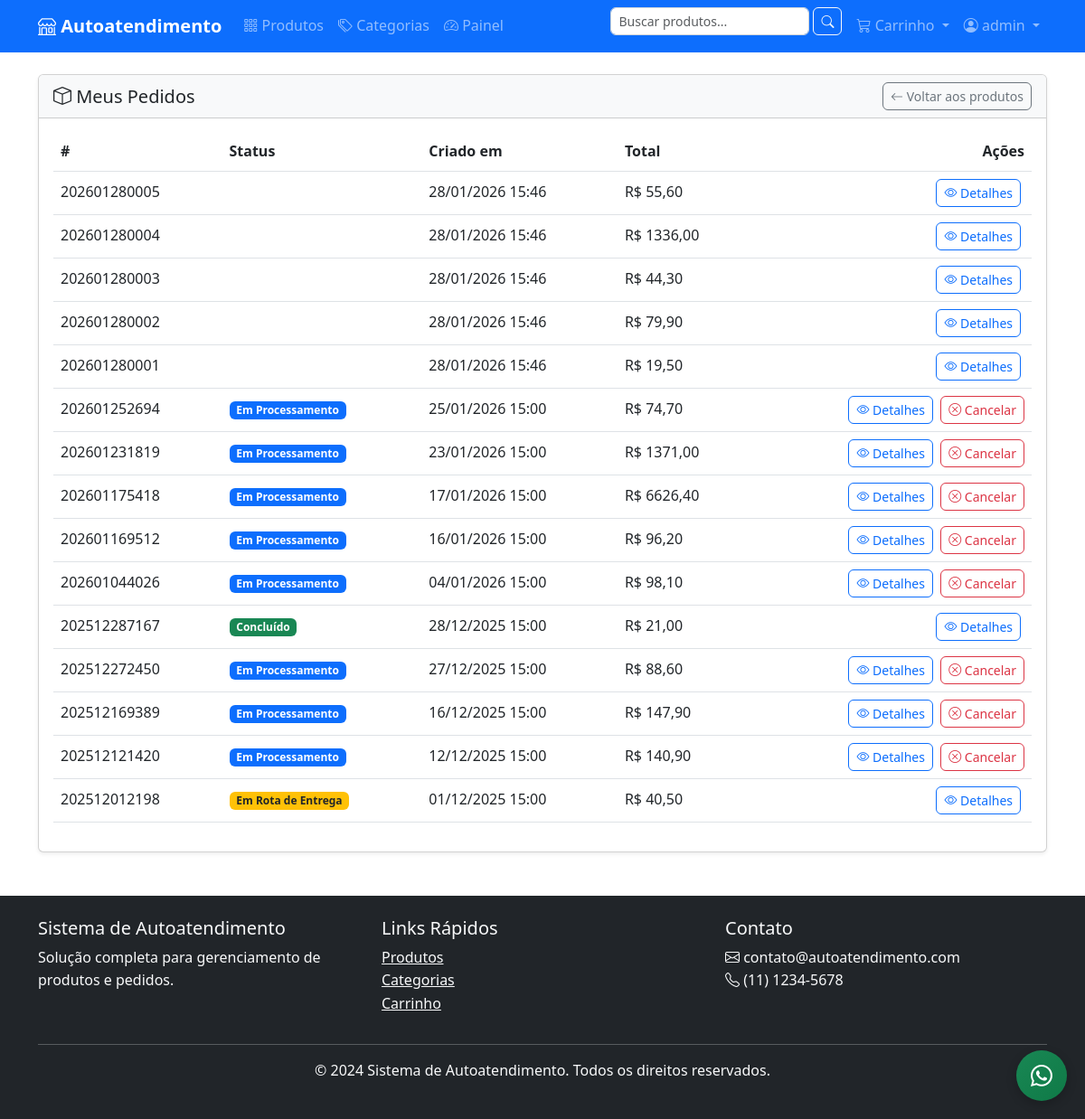
Page /orders/list/ (signed in) on the committed database.
### orders/models.py (models this page shows, shortened)
class Order(models.Model):
    STATUS_CHOICES = [
        ('processing', 'Em Processamento'),
        ('out_for_delivery', 'Em Rota de Entrega'),
        ('completed', 'Concluído'),
        ('cancelled', 'Cancelado'),
    ]
    id = models.UUIDField(primary_key=True, default=uuid.uuid4, editable=False)
    order_number = models.CharField('Número do Pedido', max_length=20, unique=True, db_index=True)
    user = models.ForeignKey(
        User,
        on_delete=models.SET_NULL,
        null=True,
        blank=True,
        verbose_name='Usuário'
    )
    session_key = models.CharField('Chave da Sessão', max_length=40, blank=True, db_index=True)
    customer_name = models.CharField('Nome do Cliente', max_length=100)
    customer_email = models.EmailField('Email do Cliente')
    customer_phone = models.CharField('Telefone do Cliente', max_length=20)
    status = models.CharField('Status', max_length=20, choices=STATUS_CHOICES, default='processing')
    subtotal = models.DecimalField('Subtotal', max_digits=10, decimal_places=2, default=0)
    shipping_cost = models.DecimalField('Frete', max_digits=10, decimal_places=2, default=0)
    total_amount = models.DecimalField('Total', max_digits=10, decimal_places=2, default=0)
    notes = models.TextField('Observações', blank=True)
    created_at = models.DateTimeField('Criado em', auto_now_add=True)
    updated_at = models.DateTimeField('Atualizado em', auto_now=True)
    class Meta:
        verbose_name = 'Pedido'
        verbose_name_plural = 'Pedidos'
        ordering = ['-created_at']
        indexes = [
            models.Index(fields=['order_number']),
            models.Index(fields=['status']),
            models.Index(fields=['created_at']),
            models.Index(fields=['customer_email']),
        ]
    def get_absolute_url(self):
        return reverse('orders:order_detail', kwargs={'order_number': self.order_number})
    @property
    def status_display(self):
        return dict(self.STATUS_CHOICES).get(self.status, self.status)
    def can_be_cancelled(self):
        return self.status == 'processing'

### orders/views.py (the view)
# urls.py: path('list/', views.OrderListView.as_view(), name='order_list'),
class OrderListView(TemplateView):
    template_name = 'orders/order_list.html'
    def get_context_data(self, **kwargs):
        context = super().get_context_data(**kwargs)
        if self.request.user.is_authenticated:
            orders = Order.objects.filter(user=self.request.user).order_by('-created_at')
        else:
            orders = Order.objects.filter(
                session_key=self.request.session.session_key
            ).order_by('-created_at')
        context['orders'] = orders.select_related('shipping_address').prefetch_related('items__product')
        return context

### cart/context_processors.py (called while the page is built)
def cart(request):
    session_key = request.session.session_key
    if not session_key:
        return {'cart': None, 'cart_total': 0, 'cart_amount': 0}
    try:
        cart = Cart.objects.get(session_key=session_key)
        return {
            'cart': cart,
            'cart_total': cart.total_items,
            'cart_amount': cart.total_amount
        }
    except Cart.DoesNotExist:
        return {'cart': None, 'cart_total': 0, 'cart_amount': 0}

### templates/orders/order_list.html (shortened to what this page needs)
{% extends "base.html" %}
{% load static %}
{% block content %}
<div class="card shadow-sm">
  <div class="card-header bg-light d-flex justify-content-between align-items-center">
    <h5 class="mb-0"><i class="bi bi-box"></i> Meus Pedidos</h5>
    <a href="{% url 'products:product_list' %}" class="btn btn-sm btn-outline-secondary">
      <i class="bi bi-arrow-left"></i> Voltar aos produtos
    </a>
  </div>
  <div class="card-body">
    {% if orders %}
    <div class="table-responsive">
      <table class="table table-hover align-middle">
        <thead>
          <tr>
            <th>#</th>
            <th>Status</th>
            <th>Criado em</th>
            <th>Total</th>
            <th class="text-end">Ações</th>
          </tr>
        </thead>
        <tbody>
          {% for order in orders %}
          <tr id="order-row-{{ order.order_number }}">
            <td>{{ order.order_number }}</td>
            <td>
              <span id="status-badge-{{ order.order_number }}" class="badge
                {% if order.status == 'processing' %}bg-primary{% elif order.status == 'out_for_delivery' %}bg-warning text-dark{% elif order.status == 'completed' %}bg-success{% elif order.status == 'cancelled' %}bg-danger{% endif %}">
                {{ order.status_display }}
              </span>
            </td>
            <td>{{ order.created_at|date:"d/m/Y H:i" }}</td>
            <td>R$ {{ order.total_amount|floatformat:2 }}</td>
            <td class="text-end">
              <a href="{{ order.get_absolute_url }}" class="btn btn-sm btn-outline-primary me-1">
                <i class="bi bi-eye"></i> Detalhes
              </a>
              {% if order.can_be_cancelled %}
              <button
                class="btn btn-sm btn-outline-danger cancel-order-btn"
                data-order-number="{{ order.order_number }}">
                <i class="bi bi-x-circle"></i> Cancelar
              </button>
              {% endif %}
            </td>
          </tr>
          {% endfor %}
        </tbody>
      </table>
    </div>
    {% else %}
      <p class="text-muted mb-0">Você não possui pedidos.</p>
    {% endif %}
  </div>
</div>
{% endblock %}

### templates/base.html (shortened to what this page needs)
{% load static %}
<!DOCTYPE html>
<html lang="pt-br">
<head>
    <link href="https://cdn.jsdelivr.net/npm/bootstrap@5.3.0/dist/css/bootstrap.min.css" rel="stylesheet">
    <link rel="stylesheet" href="https://cdn.jsdelivr.net/npm/bootstrap-icons@1.10.0/font/bootstrap-icons.css">
    <link rel="stylesheet" href="{% static 'css/style.css' %}">
</head>
<body>
    <nav class="navbar navbar-expand-lg navbar-dark bg-primary">
        <div class="container">
            <a class="navbar-brand" href="{% url 'home' %}">
                <i class="bi bi-shop"></i> Autoatendimento
            </a>
            <div class="collapse navbar-collapse" id="navbarNav">
                <ul class="navbar-nav me-auto">
                    <li class="nav-item">
                        <a class="nav-link" href="{% url 'products:product_list' %}">
                            <i class="bi bi-grid-3x3-gap"></i> Produtos
                        </a>
                    </li>
                    <li class="nav-item">
                        <a class="nav-link" href="{% url 'products:category_list' %}">
                            <i class="bi bi-tags"></i> Categorias
                        </a>
                    </li>
                    {% if request.user.is_staff %}
                    <li class="nav-item">
                        <a class="nav-link" href="{% url 'painel:home' %}">
                            <i class="bi bi-speedometer2"></i> Painel
                        </a>
                    </li>
                    {% endif %}
                </ul>
                <ul class="navbar-nav">
                    <li class="nav-item">
                        <form class="d-flex me-2" method="get" action="{% url 'products:product_list' %}">
                            <input class="form-control form-control-sm" type="search" name="q" placeholder="Buscar produtos..." value="{{ request.GET.q }}">
                            <button class="btn btn-outline-light btn-sm ms-1" type="submit">
                                <i class="bi bi-search"></i>
                            </button>
                        </form>
                    </li>
                    <li class="nav-item dropdown">
                        <a class="nav-link dropdown-toggle" href="#" id="cartDropdown" role="button" data-bs-toggle="dropdown">
                            <i class="bi bi-cart3"></i>
                            Carrinho
                        </a>
                    </li>
                    {% if user.is_authenticated %}
                        <li class="nav-item dropdown">
                            <a class="nav-link dropdown-toggle" href="#" id="userDropdown" role="button" data-bs-toggle="dropdown">
                                <i class="bi bi-person-circle"></i> {{ user.first_name|default:user.username }}
                            </a>
                        </li>
                    {% else %}
                        <li class="nav-item">
                            <a class="nav-link" href="{% url 'accounts:login' %}">
                                <i class="bi bi-box-arrow-in-right"></i> Entrar
                            </a>
                        </li>
                    {% endif %}
                </ul>
            </div>
        </div>
    </nav>
    <main class="container my-4">
        {% block content %}{% endblock %}
    </main>
    <footer class="bg-dark text-light py-4 mt-5">
        <div class="container">
            <div class="row">
                <div class="col-md-4">
                    <h5>Sistema de Autoatendimento</h5>
                    <p>Solução completa para gerenciamento de produtos e pedidos.</p>
                </div>
                <div class="col-md-4">
                    <h5>Links Rápidos</h5>
                    <ul class="list-unstyled">
                        <li><a href="{% url 'products:product_list' %}" class="text-light">Produtos</a></li>
                        <li><a href="{% url 'products:category_list' %}" class="text-light">Categorias</a></li>
                        <li><a href="{% url 'cart:cart_detail' %}" class="text-light">Carrinho</a></li>
                    </ul>
                </div>
                <div class="col-md-4">
                    <h5>Contato</h5>
                    <p>
                        <i class="bi bi-envelope"></i> contato@autoatendimento.com<br>
                        <i class="bi bi-telephone"></i> (11) 1234-5678
                    </p>
                </div>
            </div>
            <hr>
            <div class="text-center">
                <p>&copy; 2024 Sistema de Autoatendimento. Todos os direitos reservados.</p>
            </div>
        </div>
    </footer>
        <a href="https://wa.me/qr/ANLDIFB7UZTSL1"
           class="btn btn-success d-flex align-items-center justify-content-center"
           target="_blank" rel="noopener" aria-label="Abrir WhatsApp"
           style="position: fixed; bottom: 20px; right: 20px; width: 56px; height: 56px; border-radius: 50%; box-shadow: 0 4px 12px rgba(0,0,0,.2); z-index: 1050;">
            <i class="bi bi-whatsapp fs-4"></i>
        </a>
</body>
</html>

### static/css/style.css (style rules this page uses)
:root { --primary-color: #0d6efd; --secondary-color: #6c757d; --success-color: #198754; --danger-color: #dc3545; --warning-color: #ffc107; --info-color: #0dcaf0; --light-color: #f8f9fa; --dark-color: #212529; }
body { font-family: 'Segoe UI', Tahoma, Geneva, Verdana, sans-serif; line-height: 1.6; color: var(--dark-color); }
.navbar-brand { font-weight: bold; font-size: 1.25rem; }
.navbar-nav .nav-link { font-weight: 500; transition: color 0.3s ease; }
.btn { border-radius: 6px; font-weight: 500; transition: all 0.3s ease; }
.btn-success { background: linear-gradient(135deg, var(--success-color), #0f7a47); border: none; }
.form-control, .form-select { border-radius: 6px; border: 1px solid #ced4da; }

### rows in the picture
Order: order_number "202601280005", created_at "28/01/2026 15:46", total_amount "55,60"
Order: order_number "202601280004", created_at "28/01/2026 15:46", total_amount "1336,00"
Order: order_number "202601280003", created_at "28/01/2026 15:46", total_amount "44,30"
Order: order_number "202601280002", created_at "28/01/2026 15:46", total_amount "79,90"
Order: order_number "202601280001", created_at "28/01/2026 15:46", total_amount "19,50"
Order: order_number "202601252694", status_display "Em Processamento", created_at "25/01/2026 15:00", total_amount "74,70"
Order: order_number "202601231819", status_display "Em Processamento", created_at "23/01/2026 15:00", total_amount "1371,00"
Order: order_number "202601175418", status_display "Em Processamento", created_at "17/01/2026 15:00", total_amount "6626,40"
Order: order_number "202601169512", status_display "Em Processamento", created_at "16/01/2026 15:00", total_amount "96,20"
Order: order_number "202601044026", status_display "Em Processamento", created_at "04/01/2026 15:00", total_amount "98,10"
Order: order_number "202512287167", status_display "Concluído", created_at "28/12/2025 15:00", total_amount "21,00"
Order: order_number "202512272450", status_display "Em Processamento", created_at "27/12/2025 15:00", total_amount "88,60"
Order: order_number "202512169389", status_display "Em Processamento", created_at "16/12/2025 15:00", total_amount "147,90"
Order: order_number "202512121420", status_display "Em Processamento", created_at "12/12/2025 15:00", total_amount "140,90"
Order: order_number "202512012198", status_display "Em Rota de Entrega", created_at "01/12/2025 15:00", total_amount "40,50"

### other values in the picture
{{ user.first_name|default:user.username }} "admin"
